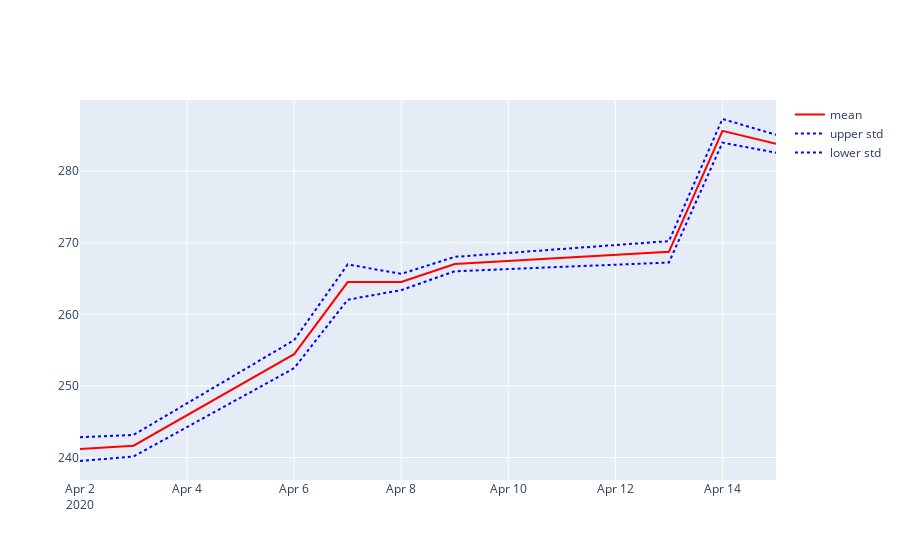

This figure's notebook cell:
### Code cell
fig = go.Figure()

fig.add_trace(go.Scatter(
    name="mean",
    x=average_df.index.values,
    y=average_df["mean"],
    mode="lines",
    line={"color":"red"}
))
fig.add_trace(go.Scatter(
    name="upper std",
    x=average_df.index.values,
    y=average_df["mean"]+average_df["std"],
    mode="lines",
    line={"color":"blue", "dash":"dot"}
))
fig.add_trace(go.Scatter(
    name="lower std",
    x=average_df.index.values,
    y=average_df["mean"]-average_df["std"],
    mode="lines",
    line={"color":"blue", "dash":"dot"}
))

### Figure 1 — Plotly figure (JSON) as saved in the notebook; plotly's stock layout.template omitted (floating-point values rounded to 4 significant figures)
{"data": [{"line": {"color": "red"}, "mode": "lines", "name": "mean", "type": "scatter", "x": ["2020-04-02", "2020-04-03", "2020-04-06", "2020-04-07", "2020-04-08", "2020-04-09", "2020-04-13", "2020-04-14", "2020-04-15"], "y": [241.2, 241.6, 254.4, 264.5, 264.5, 267.0, 268.7, 285.6, 283.8]}, {"line": {"color": "blue", "dash": "dot"}, "mode": "lines", "name": "upper std", "type": "scatter", "x": ["2020-04-02", "2020-04-03", "2020-04-06", "2020-04-07", "2020-04-08", "2020-04-09", "2020-04-13", "2020-04-14", "2020-04-15"], "y": [242.8, 243.2, 256.4, 267.0, 265.6, 268.0, 270.2, 287.3, 285.1]}, {"line": {"color": "blue", "dash": "dot"}, "mode": "lines", "name": "lower std", "type": "scatter", "x": ["2020-04-02", "2020-04-03", "2020-04-06", "2020-04-07", "2020-04-08", "2020-04-09", "2020-04-13", "2020-04-14", "2020-04-15"], "y": [239.5, 240.1, 252.5, 262.0, 263.4, 266.0, 267.2, 284.0, 282.6]}], "layout": {}}
